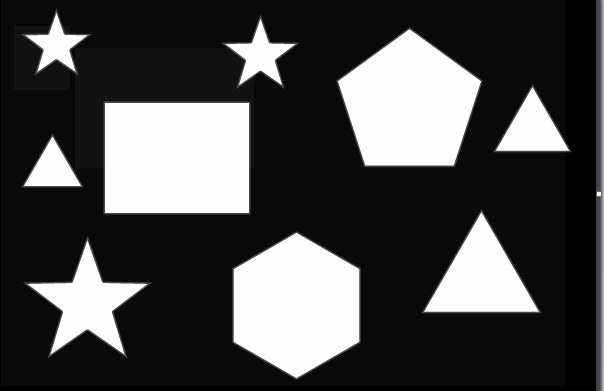
#> input picture ShapeDetection/data/test.png, 604 x 391 px, found by its file name
$ jupyter execute ShapeDetection.ipynb
#> lines starting #> are read from the running program, lines starting #| are printed output that depends on the picture; after the words box and inside, x2 and y2 are one past the last pixel; in counts of white or black regions, pixels touching at a corner belong together
[cell 1]
import cv2
from matplotlib import pyplot as plt

[cell 2]
img = cv2.imread('test.png')
#> img is the input picture: shape (391, 604, 3); mean B, G, R 73.8, 73.7, 73.7
plt.imshow(img)

[cell 3]
gray = cv2.cvtColor(img, cv2.COLOR_BGR2GRAY)
blurred = cv2.GaussianBlur(gray, (5, 5), 0)
thresh = cv2.threshold(blurred, 123, 255, cv2.THRESH_BINARY)[1]
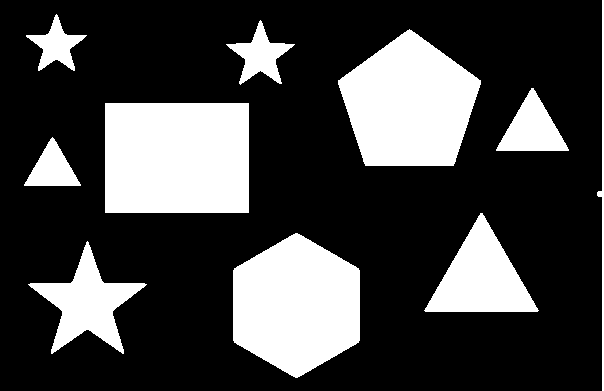
#> thresh: shape (391, 604); 26.2% white; 10 white regions
plt.imshow(thresh)

[cell 4]
conts, _ = cv2.findContours(thresh, cv2.RETR_EXTERNAL, cv2.CHAIN_APPROX_NONE)
#> conts = 10 contours; largest, box (x1, y1, x2, y2) and area: (105, 103, 249, 213) 15587, (233, 233, 360, 378) 13708, (338, 29, 481, 166) 13486, (424, 213, 539, 312) 5698, (28, 241, 147, 354) 4717
plt.rcParams["figure.figsize"] = (20,10)
font = cv2.FONT_HERSHEY_COMPLEX
res = img.copy()
for i in range(0, len(conts)):
#     (x, y, w, h) = cv2.boundingRect(conts[i])

#     cv2.rectangle(img, (x, y), (x + w, y + h), [0, 255, 0], 2)
    approx = cv2.approxPolyDP(conts[i], 0.01*cv2.arcLength(conts[i], True), True)
    x = approx.ravel()[0]
    y = approx.ravel()[1] - 10
    if len(approx) == 3:
        cv2.drawContours(res, [conts[i]], 0, (0, 0, 255), 2)
        cv2.putText(res, "Triangle", (x, y), font, 0.5, (0, 0, 255))
    if len(approx) == 4:
        cv2.drawContours(res, [conts[i]], 0, (0, 255, 255), 2)
        cv2.putText(res, "Rectangle", (x, y), font, 0.5, (0, 255, 255))
    if len(approx) == 5:
        x -= 20
        y -= 20
        cv2.drawContours(res, [conts[i]], 0, (255, 0, 0), 2)
        cv2.putText(res, "Pentagon", (x, y), font, 0.5, (255, 0, 0))
    if len(approx) == 6:
        cv2.drawContours(res, [conts[i]], 0, (255, 0, 255), 2)
        cv2.putText(res, "Hexagon", (x, y), font, 0.5, (255, 0, 255))
    if len(approx) == 10:
        cv2.drawContours(res, [conts[i]], 0, (255, 255, 0), 2)
        cv2.putText(res, "Star", (x, y), font, 0.5, (255, 255, 0))
#> this loop made 10 passes
#> (x, y) on passes 1, 2, 7, 8, 9: (87, 231), (295, 223), (460, 50), (294, 34), (86, 25)
#> (approx, x, y) on passes 3, 4, 5, 6, 10: ([[480, 213], [424, 310], [537, 311]], 480, 203), ([[80, 184], [52, 137], [24, 185]], 80, 174), ([[105, 103], [105, 212], [248, 212], [248, 103]], 105, 93), ([[531, 88], [496, 150], [568, 150]], 531, 78), ([[602, 0], [603, 390]], 602, -10)
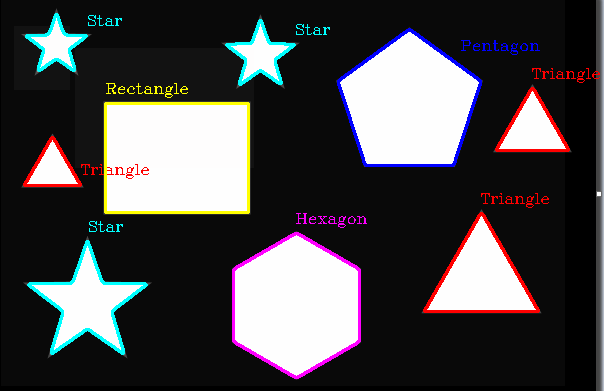
#> res: shape (391, 604, 3); 4.97% of pixels changed, all inside (x1, y1, x2, y2) = (23, 13, 600, 379)
plt.imshow(res)
